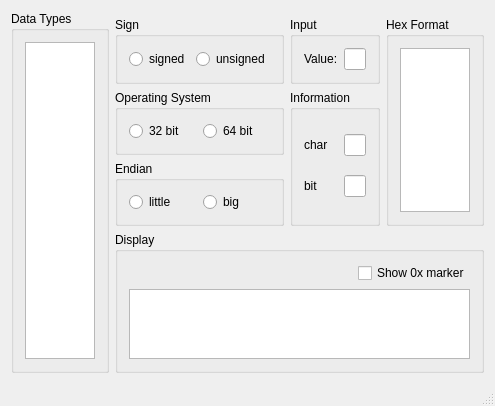
<?xml version="1.0" encoding="UTF-8"?>
<ui version="4.0">
 <class>MainWindow</class>
 <widget class="QMainWindow" name="MainWindow">
  <property name="geometry">
   <rect>
    <x>0</x>
    <y>0</y>
    <width>477</width>
    <height>344</height>
   </rect>
  </property>
  <property name="windowTitle">
   <string>Data Type In Memory</string>
  </property>
  <widget class="QWidget" name="centralWidget">
   <layout class="QGridLayout" name="gridLayout_9">
    <item row="3" column="1">
     <widget class="QGroupBox" name="groupBox_4">
      <property name="title">
       <string>Endian</string>
      </property>
      <layout class="QGridLayout" name="gridLayout_5">
       <item row="0" column="0">
        <widget class="QRadioButton" name="radioButton_5">
         <property name="text">
          <string>little</string>
         </property>
        </widget>
       </item>
       <item row="0" column="1">
        <widget class="QRadioButton" name="radioButton_6">
         <property name="text">
          <string>big</string>
         </property>
        </widget>
       </item>
      </layout>
     </widget>
    </item>
    <item row="4" column="1" colspan="3">
     <widget class="QGroupBox" name="groupBox_5">
      <property name="title">
       <string>Display</string>
      </property>
      <layout class="QGridLayout" name="gridLayout_6">
       <item row="0" column="0">
        <spacer name="horizontalSpacer">
         <property name="orientation">
          <enum>Qt::Horizontal</enum>
         </property>
         <property name="sizeHint" stdset="0">
          <size>
           <width>224</width>
           <height>20</height>
          </size>
         </property>
        </spacer>
       </item>
       <item row="0" column="1">
        <widget class="QCheckBox" name="checkBox">
         <property name="text">
          <string>Show 0x marker</string>
         </property>
        </widget>
       </item>
       <item row="1" column="0" colspan="2">
        <widget class="QTableWidget" name="tableWidget"/>
       </item>
      </layout>
     </widget>
    </item>
    <item row="2" column="1">
     <widget class="QGroupBox" name="groupBox_3">
      <property name="title">
       <string>Operating System</string>
      </property>
      <layout class="QGridLayout" name="gridLayout_4">
       <item row="0" column="0">
        <widget class="QRadioButton" name="radioButton_3">
         <property name="text">
          <string>32 bit</string>
         </property>
        </widget>
       </item>
       <item row="0" column="1">
        <widget class="QRadioButton" name="radioButton_4">
         <property name="text">
          <string>64 bit</string>
         </property>
        </widget>
       </item>
      </layout>
     </widget>
    </item>
    <item row="1" column="1">
     <widget class="QGroupBox" name="groupBox">
      <property name="title">
       <string>Sign</string>
      </property>
      <layout class="QGridLayout" name="gridLayout_3">
       <item row="0" column="0">
        <widget class="QRadioButton" name="radioButton">
         <property name="text">
          <string>signed</string>
         </property>
        </widget>
       </item>
       <item row="0" column="1">
        <widget class="QRadioButton" name="radioButton_2">
         <property name="text">
          <string>unsigned</string>
         </property>
        </widget>
       </item>
      </layout>
     </widget>
    </item>
    <item row="2" column="2" rowspan="2">
     <widget class="QGroupBox" name="groupBox_2">
      <property name="title">
       <string>Information</string>
      </property>
      <layout class="QGridLayout" name="gridLayout_2" columnstretch="3,2">
       <item row="0" column="1">
        <widget class="QLineEdit" name="lineEdit"/>
       </item>
       <item row="2" column="0">
        <widget class="QLabel" name="label_2">
         <property name="text">
          <string>bit</string>
         </property>
        </widget>
       </item>
       <item row="2" column="1">
        <widget class="QLineEdit" name="lineEdit_2"/>
       </item>
       <item row="0" column="0">
        <widget class="QLabel" name="label">
         <property name="text">
          <string>char</string>
         </property>
        </widget>
       </item>
      </layout>
     </widget>
    </item>
    <item row="1" column="2">
     <widget class="QGroupBox" name="groupBox_6">
      <property name="title">
       <string>Input</string>
      </property>
      <layout class="QGridLayout" name="gridLayout_7">
       <item row="0" column="2">
        <widget class="QLineEdit" name="lineEdit_3"/>
       </item>
       <item row="0" column="1">
        <widget class="QLabel" name="label_3">
         <property name="text">
          <string>Value:</string>
         </property>
        </widget>
       </item>
      </layout>
     </widget>
    </item>
    <item row="1" column="3" rowspan="3">
     <widget class="QGroupBox" name="groupBox_7">
      <property name="title">
       <string>Hex Format</string>
      </property>
      <layout class="QGridLayout" name="gridLayout_8">
       <item row="0" column="0">
        <widget class="QTextBrowser" name="textBrowser"/>
       </item>
      </layout>
     </widget>
    </item>
    <item row="0" column="0" rowspan="5">
     <widget class="QGroupBox" name="dataTypeBox">
      <property name="title">
       <string>Data Types</string>
      </property>
      <layout class="QGridLayout" name="gridLayout">
       <item row="0" column="1">
        <widget class="QListWidget" name="dataTypeList"/>
       </item>
      </layout>
     </widget>
    </item>
   </layout>
  </widget>
  <widget class="QStatusBar" name="statusBar"/>
 </widget>
 <layoutdefault spacing="6" margin="11"/>
 <resources/>
 <connections/>
</ui>
